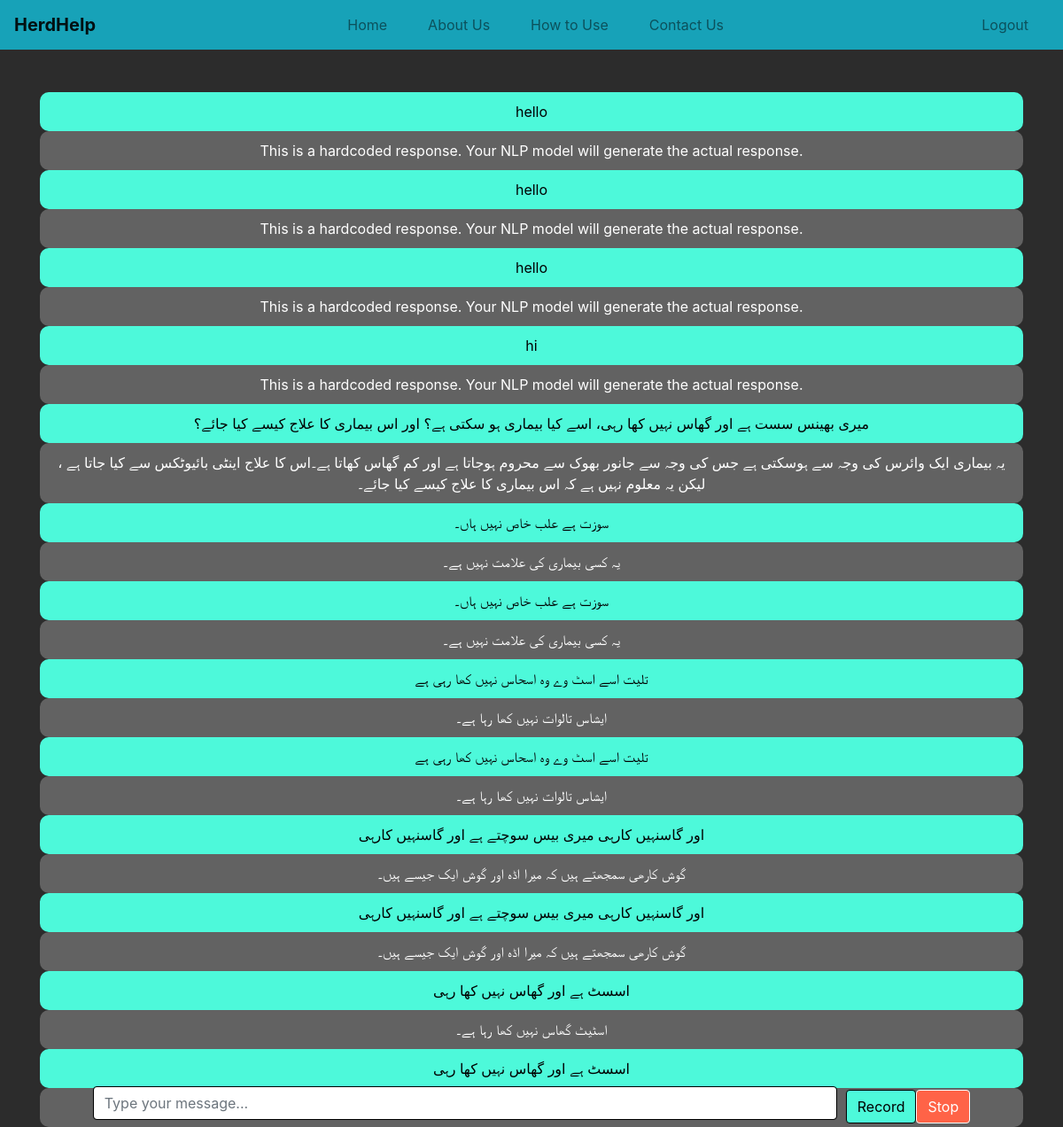
Page /chat (signed in) on the committed database.
### tables this page shows
CREATE TABLE responses
             (id INTEGER PRIMARY KEY AUTOINCREMENT,
              prompt_id INTEGER,
              response TEXT NOT NULL,
              timestamp DATETIME DEFAULT CURRENT_TIMESTAMP);

CREATE TABLE prompts
             (id INTEGER PRIMARY KEY AUTOINCREMENT,
              user_id INTEGER,
              prompt TEXT NOT NULL,
              timestamp DATETIME DEFAULT CURRENT_TIMESTAMP);

### app.py (the view, shortened to what this page needs)
@app.route('/chat', methods=['GET', 'POST'])
def chat():
    conn = create_connection()
    cursor = conn.cursor()
    user_id = session['user_id']  # Retrieve user ID from the session
    cursor.execute("SELECT prompts.prompt, responses.response FROM prompts JOIN responses ON prompts.id = responses.prompt_id WHERE prompts.user_id = ? ORDER BY prompts.timestamp ASC", (user_id,))
    chat_current = cursor.fetchall()
    conn.close()
    return render_template('chat.html', chat_current=chat_current)

### app.py (called while the page is built)
def create_connection():
    return sqlite3.connect('herdhelp.db')

### templates/chat.html (shortened to what this page needs)
<!DOCTYPE html>
<html lang="en">
<head>
    <link rel="stylesheet" href="https://maxcdn.bootstrapcdn.com/bootstrap/4.5.2/css/bootstrap.min.css">
    <link rel="stylesheet" href="https://cdnjs.cloudflare.com/ajax/libs/font-awesome/6.0.0/css/all.min.css">
    <link rel="stylesheet" href="{{ url_for('static', filename='chat_style.css') }}">
</head>
<body>
    <header>
        <nav class="navbar navbar-expand-lg navbar-light bg-info w-100">
            <a class="navbar-brand" href="{{ url_for('index') }}">
                HerdHelp
            </a>
            <div class="collapse navbar-collapse" id="navbarNav">
                <ul class="navbar-nav">
                    <li class="nav-item">
                        <a class="nav-link" href="{{ url_for('index') }}">Home</a>
                    </li>
                    <li class="nav-item">
                        <a class="nav-link" href="{{ url_for('about') }}">About Us</a>
                    </li>
                    <li class="nav-item">
                        <a class="nav-link" href="{{ url_for('how_to_use') }}">How to Use</a>
                    </li>
                    <li class="nav-item">
                        <a class="nav-link" href="{{ url_for('contact') }}">Contact Us</a>
                    </li>
                </ul>
                <ul class="navbar-nav">
                    <li class="nav-item">
                        <a class="nav-link" href="{{ url_for('logout') }}">Logout</a>
                    </li>
                </ul>
            </div>
        </nav>
    </header>
    <div class="container mt-5">
        <div class="chat-current">
            {% for prompt, response in chat_current %}
            <div class="prompt-container" style="background-color: #4df9da; color: #000; float: right; text-align: center; border-radius: 10px;">
                <div class="prompt">{{ prompt }}</div>
            </div>
            <div class="response-container" style="float: left; text-align: center; border-radius: 10px;">
                <div class="response">{{ response }}</div>
            </div>
            {% endfor %}
        </div>
        <form method="post" action="{{ url_for('chat') }}" style="display: flex; position: fixed; align-items: center; justify-content: center; z-index: 10; bottom: 0; left: 0; width: 100%;">
            <input type="text" class="form-control mb-2" id="prompt" name="prompt" style="width: 70%; margin-right: 10px; color: #000; border: 1px solid #000;" placeholder="Type your message...">
            <button type="button" onclick="startRecording()" class="btn btn-primary" style="background-color: #4df9da; color: #000; border: 1px solid #000;">Record</button>
            <button id="stopButton" type="button" onclick="stopRecording()" class="btn btn-danger" style="background-color: #ff6347; color: #fff; border: 1px solid #fff;">Stop</button>
        </form>
    </div>
</body>
</html>

### static/chat_style.css (style rules this page uses)
.navbar { background-color: #4df9da; }
.navbar-brand { color: white; font-weight: bold; }
.navbar-nav { margin-left: auto; }
.navbar-nav .nav-link { color: white; margin: 0 15px; }
body { background-color: #2c2c2c; color: white; margin: 0; }
.chat-current { display: flex; flex-direction: column; align-items: flex-start; width: 100%; }
.prompt-container { background-color: #4df9da; color: #000; border-radius: 10px; padding: 10px; margin: 10px; width: 100%; box-sizing: border-box; }
.response-container { background-color: #626262; color: #fff; border-radius: 10px; padding: 10px; margin: 10px; width: 100%; box-sizing: border-box; }
.prompt-container, .response-container { margin: 0 auto; }
.prompt-container, .response-container { display: inline-block; }
.prompt, .response { margin: 0; }
.form-control { width: 70%; margin-right: 10px; color: #000; border: 1px solid #000; }
.btn-primary { background-color: #4df9da; color: #000; border: 1px solid #000; }

### rows in the picture
responses: prompt "hello", response "This is a hardcoded response. Your NLP model will generate the actual response."
responses: prompt "hello", response "This is a hardcoded response. Your NLP model will generate the actual response."
responses: prompt "hello", response "This is a hardcoded response. Your NLP model will generate the actual response."
responses: prompt "hi", response "This is a hardcoded response. Your NLP model will generate the actual response."
responses: prompt "میری بھینس سست ہے اور گھاس نہیں کھا رہی، اسے کیا بیماری ہو سکتی ہے؟ اور اس بیماری کا علاج کیسے کیا جائے؟", response "یہ بیماری ایک وائرس کی وجہ سے ہوسکتی ہے جس کی وجہ سے جانور بھوک سے محروم ہوجاتا ہے اور کم گھاس کھاتا ہے۔اس کا علاج اینٹی بائیوٹکس سے کیا جاتا ہے ، لیکن یہ معلوم نہیں ہے کہ اس بیماری کا علاج کیسے کیا جائے۔"
responses: prompt "سوزت ہے علب خاص نہیں ہاں۔", response "یہ کسی بیماری کی علامت نہیں ہے۔"
responses: prompt "سوزت ہے علب خاص نہیں ہاں۔", response "یہ کسی بیماری کی علامت نہیں ہے۔"
responses: prompt "تلیت اسے اسٹ وے وہ اسحاس نہیں کھا رہی ہے", response "ایشاس تالوات نہیں کھا رہا ہے۔"
responses: prompt "تلیت اسے اسٹ وے وہ اسحاس نہیں کھا رہی ہے", response "ایشاس تالوات نہیں کھا رہا ہے۔"
responses: prompt "اور گاسنہیں کارہی میری بیس سوچتے ہے اور گاسنہیں کارہی", response "گوش کارھی سمجھتے ہیں کہ میرا اڈہ اور گوش ایک جیسے ہیں۔"
responses: prompt "اور گاسنہیں کارہی میری بیس سوچتے ہے اور گاسنہیں کارہی", response "گوش کارھی سمجھتے ہیں کہ میرا اڈہ اور گوش ایک جیسے ہیں۔"
responses: prompt "اسسٹ ہے اور گھاس نہیں کھا رہی", response "اسٹیٹ گھاس نہیں کھا رہا ہے۔"
responses: prompt "اسسٹ ہے اور گھاس نہیں کھا رہی"
